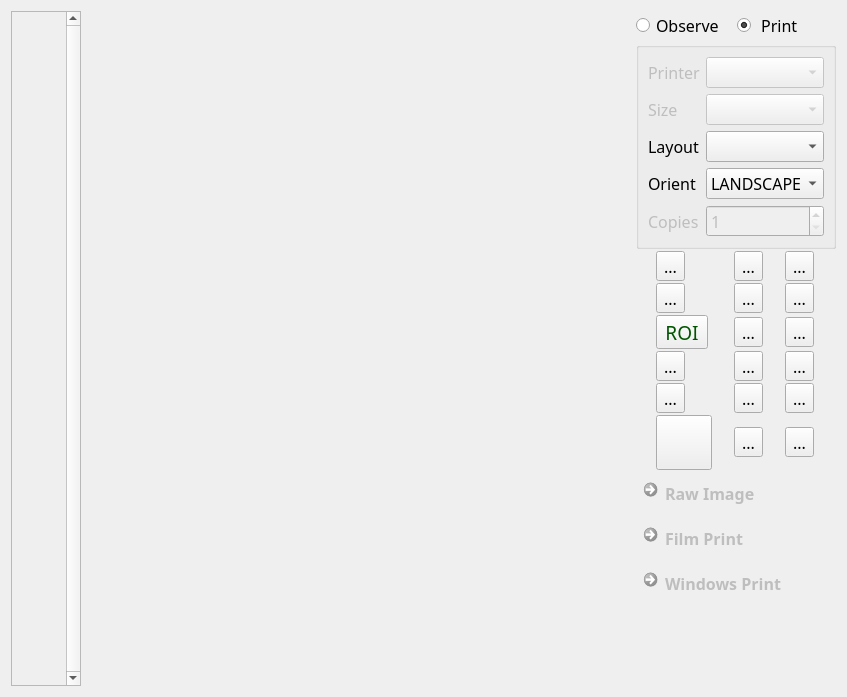
<?xml version="1.0" encoding="UTF-8"?>
<ui version="4.0">
 <class>ImageViewWidget</class>
 <widget class="QWidget" name="ImageViewWidget">
  <property name="geometry">
   <rect>
    <x>0</x>
    <y>0</y>
    <width>847</width>
    <height>697</height>
   </rect>
  </property>
  <property name="font">
   <font>
    <family>微软雅黑</family>
    <pointsize>12</pointsize>
   </font>
  </property>
  <property name="windowTitle">
   <string>Form</string>
  </property>
  <layout class="QHBoxLayout" name="horizontalLayout">
   <item>
    <widget class="QScrollArea" name="thumbnailScrollArea">
     <property name="frameShape">
      <enum>QFrame::StyledPanel</enum>
     </property>
     <property name="verticalScrollBarPolicy">
      <enum>Qt::ScrollBarAlwaysOn</enum>
     </property>
     <property name="horizontalScrollBarPolicy">
      <enum>Qt::ScrollBarAlwaysOff</enum>
     </property>
     <property name="sizeAdjustPolicy">
      <enum>QAbstractScrollArea::AdjustIgnored</enum>
     </property>
     <property name="widgetResizable">
      <bool>true</bool>
     </property>
     <widget class="QWidget" name="scrollAreaWidgetContents">
      <property name="geometry">
       <rect>
        <x>0</x>
        <y>0</y>
        <width>52</width>
        <height>677</height>
       </rect>
      </property>
     </widget>
    </widget>
   </item>
   <item>
    <widget class="QWidget" name="viewContainer" native="true">
     <property name="sizePolicy">
      <sizepolicy hsizetype="Expanding" vsizetype="Expanding">
       <horstretch>1</horstretch>
       <verstretch>1</verstretch>
      </sizepolicy>
     </property>
    </widget>
   </item>
   <item>
    <layout class="QVBoxLayout" name="verticalLayout_2">
     <property name="spacing">
      <number>2</number>
     </property>
     <item>
      <layout class="QHBoxLayout" name="horizontalLayout_2">
       <item>
        <widget class="QRadioButton" name="observeModeRadio">
         <property name="text">
          <string>Observe</string>
         </property>
         <property name="checked">
          <bool>false</bool>
         </property>
        </widget>
       </item>
       <item>
        <widget class="QRadioButton" name="printModeRadio">
         <property name="text">
          <string> Print</string>
         </property>
         <property name="checked">
          <bool>true</bool>
         </property>
        </widget>
       </item>
      </layout>
     </item>
     <item>
      <widget class="QGroupBox" name="printerGroupBox">
       <property name="enabled">
        <bool>true</bool>
       </property>
       <property name="title">
        <string/>
       </property>
       <layout class="QGridLayout" name="gridLayout_3">
        <item row="6" column="1">
         <widget class="QSpinBox" name="copiesSpin">
          <property name="enabled">
           <bool>false</bool>
          </property>
          <property name="minimum">
           <number>1</number>
          </property>
          <property name="maximum">
           <number>999</number>
          </property>
         </widget>
        </item>
        <item row="3" column="0">
         <widget class="QLabel" name="filmSizeLabel">
          <property name="enabled">
           <bool>false</bool>
          </property>
          <property name="text">
           <string>Size</string>
          </property>
          <property name="buddy">
           <cstring>filmSizeCombo</cstring>
          </property>
         </widget>
        </item>
        <item row="4" column="1">
         <widget class="QComboBox" name="filmLayoutCombo"/>
        </item>
        <item row="5" column="1">
         <widget class="QComboBox" name="filmOrientationCombo">
          <property name="enabled">
           <bool>true</bool>
          </property>
          <item>
           <property name="text">
            <string notr="true">LANDSCAPE</string>
           </property>
          </item>
          <item>
           <property name="text">
            <string notr="true">PORTRAIT</string>
           </property>
          </item>
         </widget>
        </item>
        <item row="4" column="0">
         <widget class="QLabel" name="filmLayoutLabel">
          <property name="enabled">
           <bool>true</bool>
          </property>
          <property name="text">
           <string>Layout</string>
          </property>
          <property name="buddy">
           <cstring>filmLayoutCombo</cstring>
          </property>
         </widget>
        </item>
        <item row="3" column="1">
         <widget class="QComboBox" name="filmSizeCombo">
          <property name="enabled">
           <bool>false</bool>
          </property>
         </widget>
        </item>
        <item row="6" column="0">
         <widget class="QLabel" name="copiesLabel">
          <property name="enabled">
           <bool>false</bool>
          </property>
          <property name="text">
           <string>Copies</string>
          </property>
          <property name="buddy">
           <cstring>copiesSpin</cstring>
          </property>
         </widget>
        </item>
        <item row="5" column="0">
         <widget class="QLabel" name="filmOrientationLabel">
          <property name="enabled">
           <bool>true</bool>
          </property>
          <property name="text">
           <string>Orient</string>
          </property>
          <property name="buddy">
           <cstring>filmOrientationCombo</cstring>
          </property>
         </widget>
        </item>
        <item row="1" column="1">
         <widget class="QComboBox" name="printerNameCombo">
          <property name="enabled">
           <bool>false</bool>
          </property>
         </widget>
        </item>
        <item row="1" column="0">
         <widget class="QLabel" name="printNameLabel">
          <property name="enabled">
           <bool>false</bool>
          </property>
          <property name="text">
           <string>Printer</string>
          </property>
          <property name="buddy">
           <cstring>printerNameCombo</cstring>
          </property>
         </widget>
        </item>
       </layout>
      </widget>
     </item>
     <item>
      <layout class="QGridLayout" name="gridLayout_4">
       <property name="spacing">
        <number>2</number>
       </property>
       <item row="1" column="3">
        <widget class="QToolButton" name="vFlipButton">
         <property name="toolTip">
          <string>Vertical Flip</string>
         </property>
         <property name="text">
          <string>...</string>
         </property>
         <property name="icon">
          <iconset resource="../resources.qrc">
           <normaloff>:/imagetool/Resources/imagetool/vflip.png</normaloff>:/imagetool/Resources/imagetool/vflip.png</iconset>
         </property>
         <property name="iconSize">
          <size>
           <width>48</width>
           <height>48</height>
          </size>
         </property>
         <property name="arrowType">
          <enum>Qt::NoArrow</enum>
         </property>
        </widget>
       </item>
       <item row="1" column="2">
        <widget class="QToolButton" name="hFllipButton">
         <property name="toolTip">
          <string>Horizontal flip</string>
         </property>
         <property name="text">
          <string>...</string>
         </property>
         <property name="icon">
          <iconset resource="../resources.qrc">
           <normaloff>:/imagetool/Resources/imagetool/hflip.png</normaloff>:/imagetool/Resources/imagetool/hflip.png</iconset>
         </property>
         <property name="iconSize">
          <size>
           <width>48</width>
           <height>48</height>
          </size>
         </property>
         <property name="arrowType">
          <enum>Qt::NoArrow</enum>
         </property>
        </widget>
       </item>
       <item row="0" column="1">
        <widget class="QToolButton" name="zoomButton">
         <property name="toolTip">
          <string>Zoomin/Zoomout</string>
         </property>
         <property name="text">
          <string>...</string>
         </property>
         <property name="icon">
          <iconset resource="../resources.qrc">
           <normaloff>:/imagetool/Resources/imagetool/zoom.png</normaloff>:/imagetool/Resources/imagetool/zoom.png</iconset>
         </property>
         <property name="iconSize">
          <size>
           <width>48</width>
           <height>48</height>
          </size>
         </property>
         <property name="arrowType">
          <enum>Qt::NoArrow</enum>
         </property>
        </widget>
       </item>
       <item row="1" column="1">
        <widget class="QToolButton" name="panButton">
         <property name="toolTip">
          <string>Pan</string>
         </property>
         <property name="text">
          <string>...</string>
         </property>
         <property name="icon">
          <iconset resource="../resources.qrc">
           <normaloff>:/imagetool/Resources/imagetool/pan.png</normaloff>:/imagetool/Resources/imagetool/pan.png</iconset>
         </property>
         <property name="iconSize">
          <size>
           <width>48</width>
           <height>48</height>
          </size>
         </property>
         <property name="arrowType">
          <enum>Qt::NoArrow</enum>
         </property>
        </widget>
       </item>
       <item row="3" column="1">
        <widget class="QToolButton" name="lengthButton">
         <property name="toolTip">
          <string>Ruler</string>
         </property>
         <property name="text">
          <string>...</string>
         </property>
         <property name="icon">
          <iconset resource="../resources.qrc">
           <normaloff>:/imagetool/Resources/imagetool/length.png</normaloff>:/imagetool/Resources/imagetool/length.png</iconset>
         </property>
         <property name="iconSize">
          <size>
           <width>48</width>
           <height>48</height>
          </size>
         </property>
         <property name="arrowType">
          <enum>Qt::NoArrow</enum>
         </property>
        </widget>
       </item>
       <item row="3" column="2">
        <widget class="QToolButton" name="angleButton">
         <property name="toolTip">
          <string>Angle</string>
         </property>
         <property name="text">
          <string>...</string>
         </property>
         <property name="icon">
          <iconset resource="../resources.qrc">
           <normaloff>:/imagetool/Resources/imagetool/angle.png</normaloff>:/imagetool/Resources/imagetool/angle.png</iconset>
         </property>
         <property name="iconSize">
          <size>
           <width>48</width>
           <height>48</height>
          </size>
         </property>
         <property name="arrowType">
          <enum>Qt::NoArrow</enum>
         </property>
        </widget>
       </item>
       <item row="4" column="3">
        <widget class="QToolButton" name="textButton">
         <property name="toolTip">
          <string>Text</string>
         </property>
         <property name="text">
          <string>...</string>
         </property>
         <property name="icon">
          <iconset resource="../resources.qrc">
           <normaloff>:/imagetool/Resources/imagetool/Text.png</normaloff>:/imagetool/Resources/imagetool/Text.png</iconset>
         </property>
         <property name="iconSize">
          <size>
           <width>48</width>
           <height>48</height>
          </size>
         </property>
         <property name="arrowType">
          <enum>Qt::NoArrow</enum>
         </property>
        </widget>
       </item>
       <item row="0" column="2">
        <widget class="QToolButton" name="rotateCCWButton">
         <property name="toolTip">
          <string>Rotate image by 90 counter clockwise</string>
         </property>
         <property name="text">
          <string>...</string>
         </property>
         <property name="icon">
          <iconset resource="../resources.qrc">
           <normaloff>:/imagetool/Resources/imagetool/rotateccw.png</normaloff>:/imagetool/Resources/imagetool/rotateccw.png</iconset>
         </property>
         <property name="iconSize">
          <size>
           <width>48</width>
           <height>48</height>
          </size>
         </property>
         <property name="arrowType">
          <enum>Qt::NoArrow</enum>
         </property>
        </widget>
       </item>
       <item row="0" column="3">
        <widget class="QToolButton" name="rotateCWButton">
         <property name="toolTip">
          <string>Rotate image by 90 clockwise</string>
         </property>
         <property name="text">
          <string>...</string>
         </property>
         <property name="icon">
          <iconset resource="../resources.qrc">
           <normaloff>:/imagetool/Resources/imagetool/rotatecw.png</normaloff>:/imagetool/Resources/imagetool/rotatecw.png</iconset>
         </property>
         <property name="iconSize">
          <size>
           <width>48</width>
           <height>48</height>
          </size>
         </property>
         <property name="arrowType">
          <enum>Qt::NoArrow</enum>
         </property>
        </widget>
       </item>
       <item row="3" column="3">
        <widget class="QToolButton" name="cobbAngleButton">
         <property name="toolTip">
          <string>Cobbangle</string>
         </property>
         <property name="text">
          <string>...</string>
         </property>
         <property name="icon">
          <iconset resource="../resources.qrc">
           <normaloff>:/imagetool/Resources/imagetool/cobbangle.png</normaloff>:/imagetool/Resources/imagetool/cobbangle.png</iconset>
         </property>
         <property name="iconSize">
          <size>
           <width>48</width>
           <height>48</height>
          </size>
         </property>
         <property name="arrowType">
          <enum>Qt::NoArrow</enum>
         </property>
        </widget>
       </item>
       <item row="4" column="1">
        <widget class="QToolButton" name="ellipseButton">
         <property name="toolTip">
          <string>Ellipse</string>
         </property>
         <property name="text">
          <string>...</string>
         </property>
         <property name="icon">
          <iconset resource="../resources.qrc">
           <normaloff>:/imagetool/Resources/imagetool/ecllipse.png</normaloff>:/imagetool/Resources/imagetool/ecllipse.png</iconset>
         </property>
         <property name="iconSize">
          <size>
           <width>48</width>
           <height>48</height>
          </size>
         </property>
         <property name="arrowType">
          <enum>Qt::NoArrow</enum>
         </property>
        </widget>
       </item>
       <item row="7" column="3">
        <widget class="QToolButton" name="resetButton">
         <property name="toolTip">
          <string>Reset</string>
         </property>
         <property name="text">
          <string>...</string>
         </property>
         <property name="icon">
          <iconset resource="../resources.qrc">
           <normaloff>:/imagetool/Resources/imagetool/reset.png</normaloff>:/imagetool/Resources/imagetool/reset.png</iconset>
         </property>
         <property name="iconSize">
          <size>
           <width>48</width>
           <height>48</height>
          </size>
         </property>
         <property name="arrowType">
          <enum>Qt::NoArrow</enum>
         </property>
        </widget>
       </item>
       <item row="7" column="2">
        <widget class="QToolButton" name="itemDeleteButton">
         <property name="toolTip">
          <string>Delete</string>
         </property>
         <property name="text">
          <string>...</string>
         </property>
         <property name="icon">
          <iconset resource="../resources.qrc">
           <normaloff>:/imagetool/Resources/imagetool/delete.png</normaloff>:/imagetool/Resources/imagetool/delete.png</iconset>
         </property>
         <property name="iconSize">
          <size>
           <width>48</width>
           <height>48</height>
          </size>
         </property>
         <property name="arrowType">
          <enum>Qt::NoArrow</enum>
         </property>
        </widget>
       </item>
       <item row="2" column="2">
        <widget class="QToolButton" name="negativeButton">
         <property name="toolTip">
          <string>Negative image</string>
         </property>
         <property name="text">
          <string>...</string>
         </property>
         <property name="icon">
          <iconset resource="../resources.qrc">
           <normaloff>:/imagetool/Resources/imagetool/negative.png</normaloff>:/imagetool/Resources/imagetool/negative.png</iconset>
         </property>
         <property name="iconSize">
          <size>
           <width>48</width>
           <height>48</height>
          </size>
         </property>
         <property name="arrowType">
          <enum>Qt::NoArrow</enum>
         </property>
        </widget>
       </item>
       <item row="2" column="1">
        <widget class="QToolButton" name="roiButton">
         <property name="palette">
          <palette>
           <active>
            <colorrole role="ButtonText">
             <brush brushstyle="SolidPattern">
              <color alpha="255">
               <red>0</red>
               <green>85</green>
               <blue>0</blue>
              </color>
             </brush>
            </colorrole>
           </active>
           <inactive>
            <colorrole role="ButtonText">
             <brush brushstyle="SolidPattern">
              <color alpha="255">
               <red>0</red>
               <green>85</green>
               <blue>0</blue>
              </color>
             </brush>
            </colorrole>
           </inactive>
           <disabled>
            <colorrole role="ButtonText">
             <brush brushstyle="SolidPattern">
              <color alpha="255">
               <red>120</red>
               <green>120</green>
               <blue>120</blue>
              </color>
             </brush>
            </colorrole>
           </disabled>
          </palette>
         </property>
         <property name="font">
          <font>
           <pointsize>14</pointsize>
          </font>
         </property>
         <property name="toolTip">
          <string>ROI Window</string>
         </property>
         <property name="text">
          <string>ROI</string>
         </property>
         <property name="icon">
          <iconset resource="../resources.qrc">
           <normaloff>:/imagetool/Resources/imagetool/roi.png</normaloff>:/imagetool/Resources/imagetool/roi.png</iconset>
         </property>
         <property name="iconSize">
          <size>
           <width>48</width>
           <height>48</height>
          </size>
         </property>
        </widget>
       </item>
       <item row="4" column="2">
        <widget class="QToolButton" name="rectangleButton">
         <property name="toolTip">
          <string>Rectangle</string>
         </property>
         <property name="text">
          <string>...</string>
         </property>
         <property name="icon">
          <iconset resource="../resources.qrc">
           <normaloff>:/imagetool/Resources/imagetool/rectangle.png</normaloff>:/imagetool/Resources/imagetool/rectangle.png</iconset>
         </property>
         <property name="iconSize">
          <size>
           <width>48</width>
           <height>48</height>
          </size>
         </property>
         <property name="arrowType">
          <enum>Qt::NoArrow</enum>
         </property>
        </widget>
       </item>
       <item row="2" column="3">
        <widget class="QToolButton" name="arrowButton">
         <property name="toolTip">
          <string>Arrow</string>
         </property>
         <property name="text">
          <string>...</string>
         </property>
         <property name="icon">
          <iconset resource="../resources.qrc">
           <normaloff>:/imagetool/Resources/imagetool/arrow.png</normaloff>:/imagetool/Resources/imagetool/arrow.png</iconset>
         </property>
         <property name="iconSize">
          <size>
           <width>48</width>
           <height>48</height>
          </size>
         </property>
         <property name="arrowType">
          <enum>Qt::NoArrow</enum>
         </property>
        </widget>
       </item>
       <item row="7" column="1">
        <widget class="QToolButton" name="cursorButton">
         <property name="palette">
          <palette>
           <active>
            <colorrole role="ButtonText">
             <brush brushstyle="SolidPattern">
              <color alpha="255">
               <red>0</red>
               <green>85</green>
               <blue>0</blue>
              </color>
             </brush>
            </colorrole>
           </active>
           <inactive>
            <colorrole role="ButtonText">
             <brush brushstyle="SolidPattern">
              <color alpha="255">
               <red>0</red>
               <green>85</green>
               <blue>0</blue>
              </color>
             </brush>
            </colorrole>
           </inactive>
           <disabled>
            <colorrole role="ButtonText">
             <brush brushstyle="SolidPattern">
              <color alpha="255">
               <red>120</red>
               <green>120</green>
               <blue>120</blue>
              </color>
             </brush>
            </colorrole>
           </disabled>
          </palette>
         </property>
         <property name="font">
          <font>
           <pointsize>14</pointsize>
          </font>
         </property>
         <property name="toolTip">
          <string>Free Mouse</string>
         </property>
         <property name="text">
          <string/>
         </property>
         <property name="icon">
          <iconset resource="../resources.qrc">
           <normaloff>:/imagetool/Resources/imagetool/cursor.png</normaloff>:/imagetool/Resources/imagetool/cursor.png</iconset>
         </property>
         <property name="iconSize">
          <size>
           <width>48</width>
           <height>48</height>
          </size>
         </property>
        </widget>
       </item>
      </layout>
     </item>
     <item>
      <widget class="QCommandLinkButton" name="rawImageButton">
       <property name="enabled">
        <bool>false</bool>
       </property>
       <property name="styleSheet">
        <string notr="true">font: 12pt &quot;微软雅黑&quot;;</string>
       </property>
       <property name="text">
        <string>Raw Image</string>
       </property>
       <property name="checkable">
        <bool>true</bool>
       </property>
       <property name="checked">
        <bool>false</bool>
       </property>
      </widget>
     </item>
     <item>
      <widget class="QCommandLinkButton" name="filmPrintButton">
       <property name="enabled">
        <bool>false</bool>
       </property>
       <property name="styleSheet">
        <string notr="true">font: 12pt &quot;微软雅黑&quot;;</string>
       </property>
       <property name="text">
        <string>Film Print</string>
       </property>
      </widget>
     </item>
     <item>
      <widget class="QCommandLinkButton" name="windowsPrintButton">
       <property name="enabled">
        <bool>false</bool>
       </property>
       <property name="styleSheet">
        <string notr="true">font: 12pt &quot;微软雅黑&quot;;</string>
       </property>
       <property name="text">
        <string>Windows Print</string>
       </property>
      </widget>
     </item>
     <item>
      <spacer name="verticalSpacer_2">
       <property name="orientation">
        <enum>Qt::Vertical</enum>
       </property>
       <property name="sizeHint" stdset="0">
        <size>
         <width>20</width>
         <height>40</height>
        </size>
       </property>
      </spacer>
     </item>
    </layout>
   </item>
  </layout>
 </widget>
 <resources>
  <include location="../resources.qrc"/>
 </resources>
 <connections/>
</ui>
